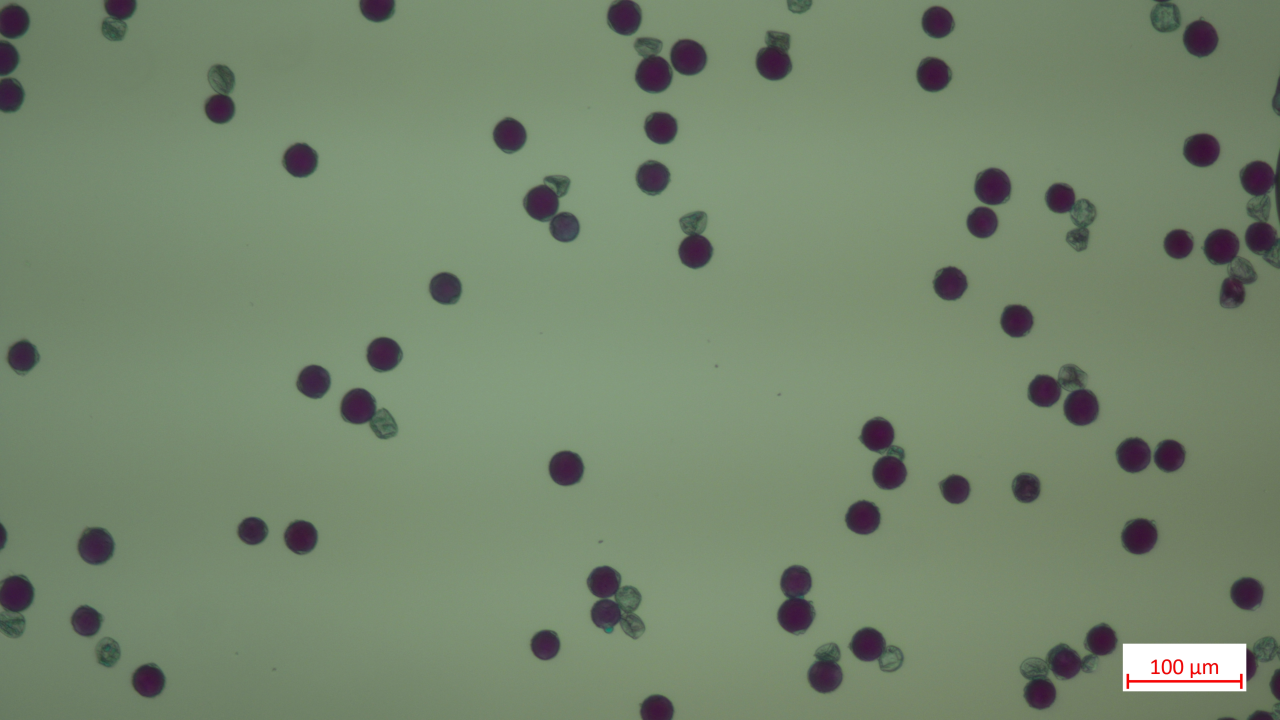
#> input picture input/pollen1.jpg, 3840 x 2160 px (shown at 1/3 size)
$ python cy.py
#> lines starting #> are read from the running program, lines starting #| are printed output that depends on the picture; after the words box and inside, x2 and y2 are one past the last pixel; in counts of white or black regions, pixels touching at a corner belong together
#################################################
# manual count values
#   pollen1 = 68 dark, 27 light (95 total)
#   pollen2 = 33 dark, 80 light (113 total)
#################################################


import cv2 as cv
import numpy as np
import matplotlib.pyplot as plt

# util fxn; scale output to fit in screen
def smolShow(img, caption):
    scale_percent = 20                               # percent of original size
    width = int(img.shape[1] * scale_percent / 100)
    height = int(img.shape[0] * scale_percent / 100)
    dim = (width, height)

    resized = cv.resize(img, dim, interpolation = cv.INTER_AREA)

    cv.imshow(caption, resized)

# read image
img = cv.imread('./input/pollen1.jpg')
#> img is the input picture: shape (2160, 3840, 3); mean B, G, R 109.1, 134.1, 117.3

# grayscale image
img_gray = cv.cvtColor(img, cv.COLOR_BGR2GRAY)
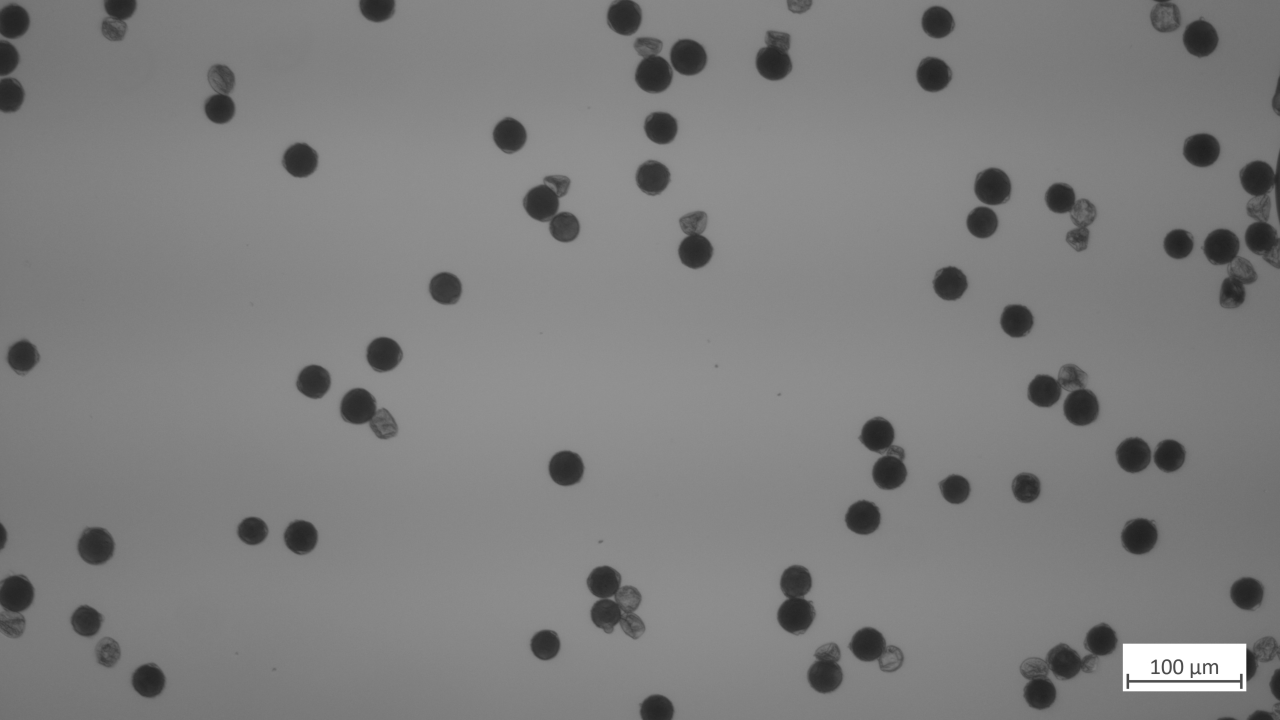
#> img_gray: shape (2160, 3840) (shown at 1/3 size); min 29, max 255, mean 126.2

# remove noise by using Gaussian blur
img_blur = cv.GaussianBlur(img_gray, (7,7), 0)

# use canny edge detection to get object edges
img_canny = cv.Canny(img_blur, 30, 35)
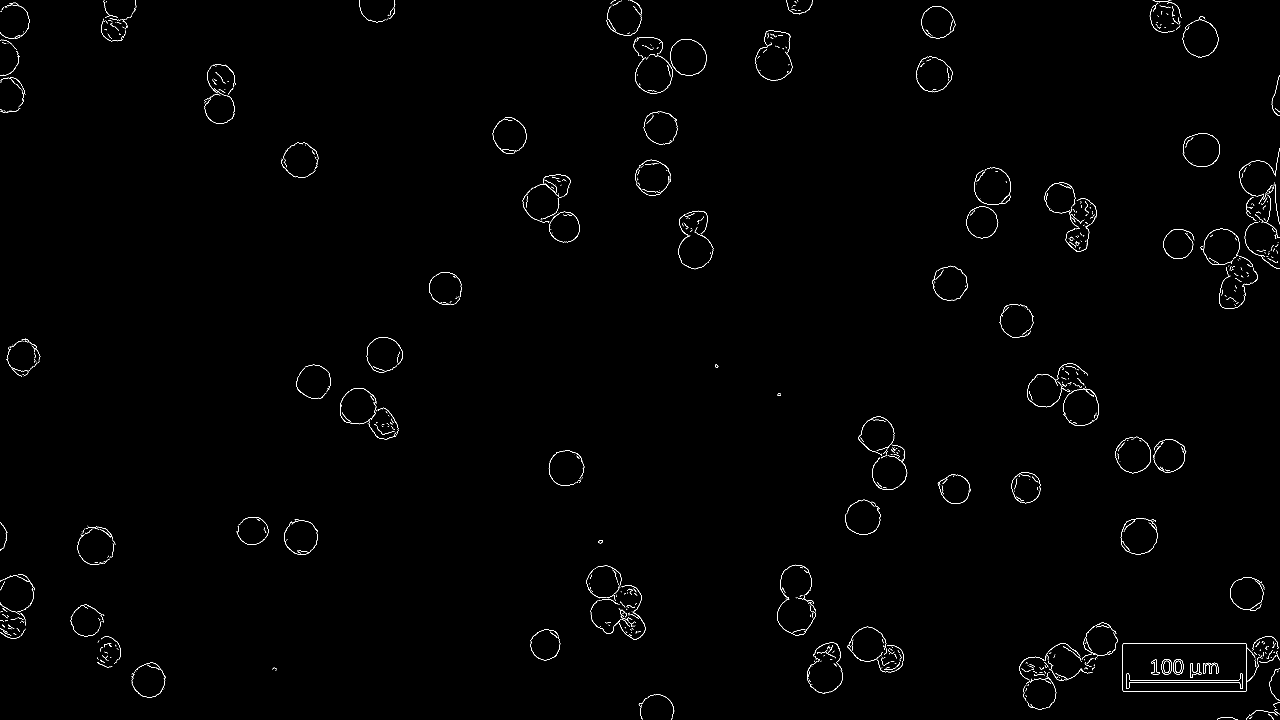
#> img_canny: shape (2160, 3840) (shown at 1/3 size); 0.48% white in thin lines or dots

# morphological operations
kernel = np.ones((5,5), np.uint8)
#img_erode = cv.erode(img_canny, kernel, iterations = 1)
img_dilate = cv.dilate(img_canny, kernel, iterations = 1)
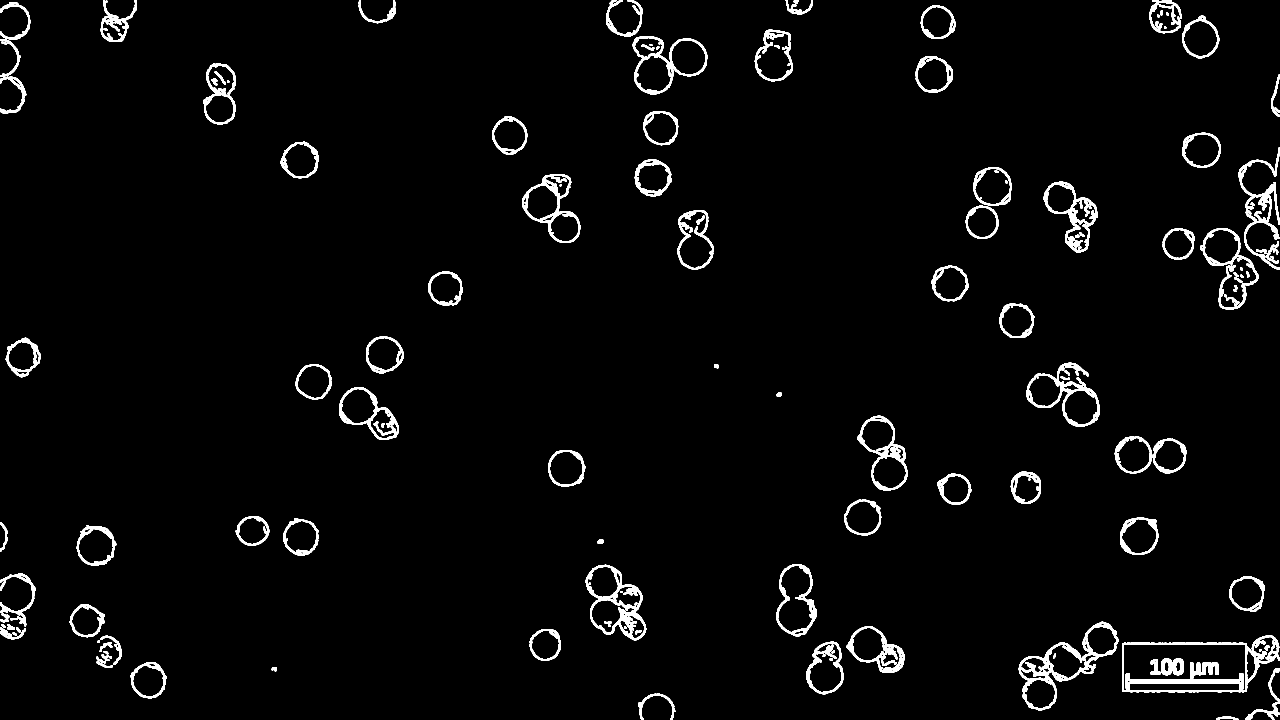
#> img_dilate: shape (2160, 3840) (shown at 1/3 size); 2.8% white; 163 white regions
#img_open = cv.morphologyEx(img_canny, cv.MORPH_OPEN, kernel)
#img_close = cv.morphologyEx(img_canny, cv.MORPH_CLOSE, kernel)

# find and draw edges/contours
count, hierarchy = cv.findContours(img_dilate.copy(), cv.RETR_EXTERNAL, cv.CHAIN_APPROX_NONE)
#> count = 116 contours; largest, box (x1, y1, x2, y2) and area: (3366, 1906, 3840, 2077) 59860, (1757, 1694, 1939, 1921) 26592, (1898, 109, 2123, 283) 25641, (3056, 1865, 3355, 2132) 22386, (3079, 1088, 3299, 1280) 21578
rgb = cv.cvtColor(img, cv.COLOR_BGR2RGB)
cv.drawContours(rgb, count, -1, (0, 0, 255), 2)
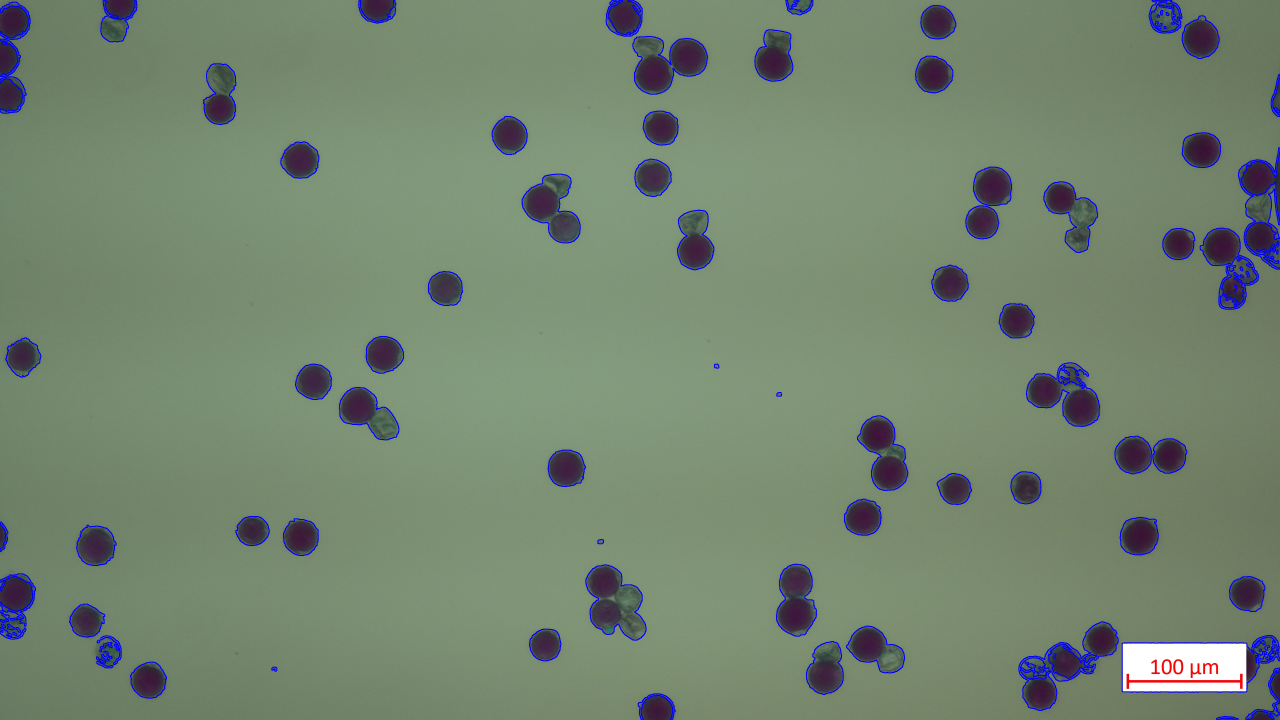
#> rgb: shape (2160, 3840, 3) (shown at 1/3 size); mean R, G, B 115.8, 132.4, 111.6

# show images
smolShow(img, "default")
smolShow(img_gray, "grayscaled")
smolShow(img_blur, "blurred")
smolShow(img_canny, "canny")
#smolShow(img_erode, "eroded")
smolShow(img_dilate, "dilated")
#> in smolShow (call 5), `resized = cv.resize(img, dim, interpolation = cv.INTER_AREA)`:
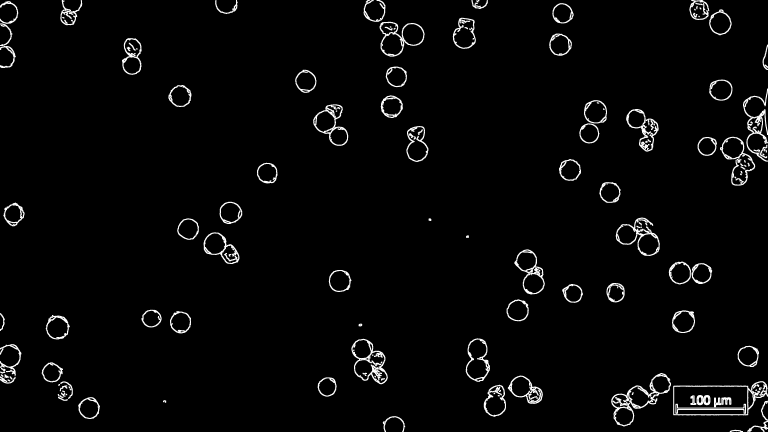
#> resized: shape (432, 768); min 0, max 255, mean 7.2
#smolShow(img_close, "closing")
#smolShow(img_open, "opening")
smolShow(rgb, "contours")
#> in smolShow (call 6), `resized = cv.resize(img, dim, interpolation = cv.INTER_AREA)`:
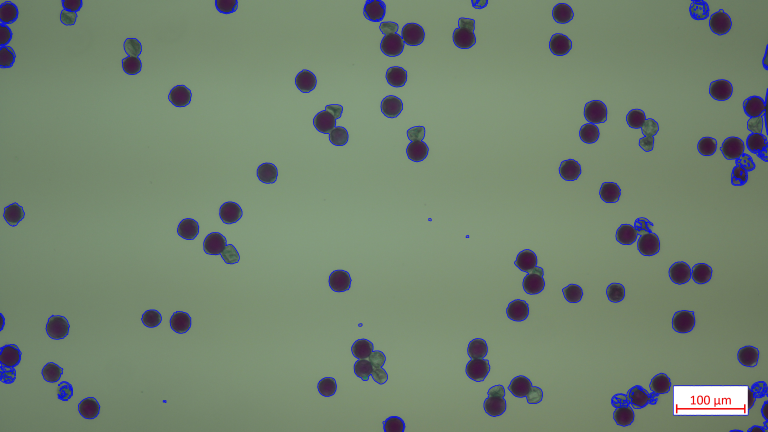
#> resized: shape (432, 768, 3); mean R, G, B 115.8, 132.4, 111.6

cv.waitKey(0)
cv.destroyAllWindows()

# print counts
print("Number of pollen detected: ", len(count))        # pollen1 manual count = 95, pollen2 = 113
#| Number of pollen detected:  116

# save image
#cv.imwrite('./outbin/gray.jpg', img_gray)
#cv.imwrite('./outbin/blur.jpg', img_blur)
#cv.imwrite('./outbin/canny.jpg', img_canny)
cv.imwrite('./outbin/dilate.jpg', img_dilate)
cv.imwrite('./outbin/rgb.jpg', rgb)

print("Operation Done")

$ run again, with input/pollen2.jpg copied over input/pollen1.jpg
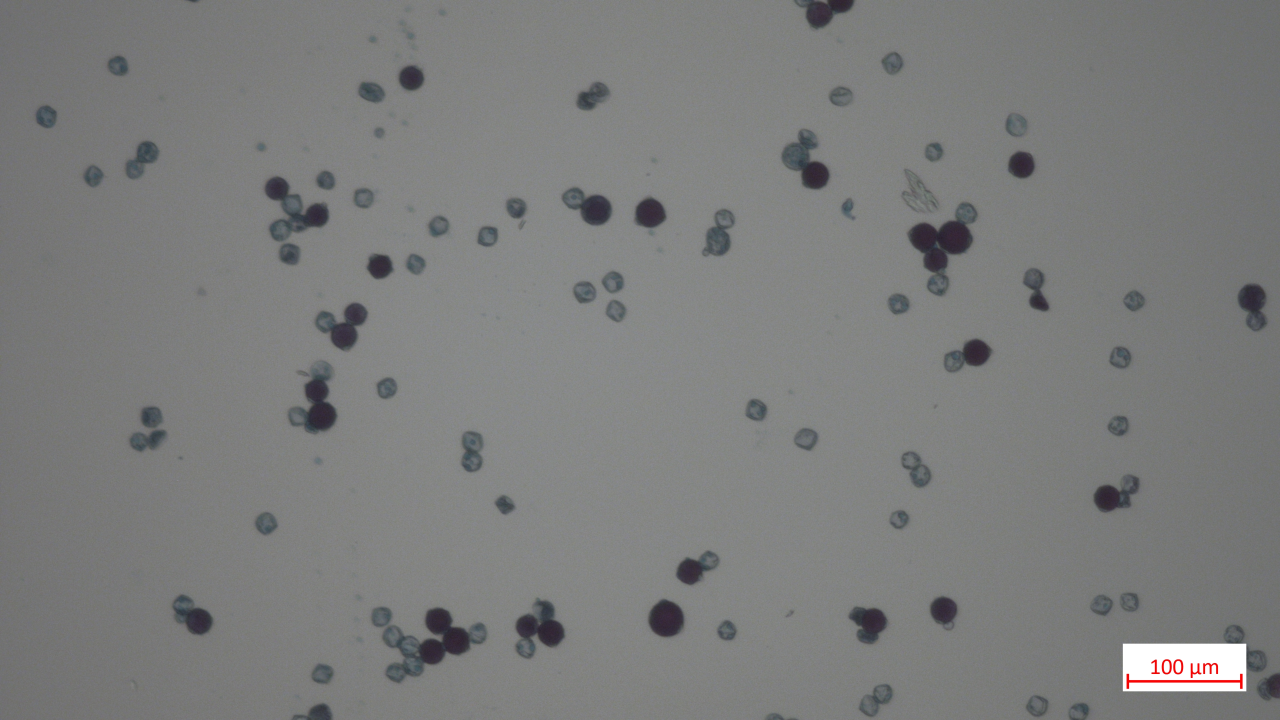
#> input picture input/pollen2.jpg, 3840 x 2160 px (shown at 1/3 size)
#> img is the input picture: shape (2160, 3840, 3); mean B, G, R 124.1, 124.6, 123.7
#> `img_canny = cv.Canny(img_blur, 30, 35)`:
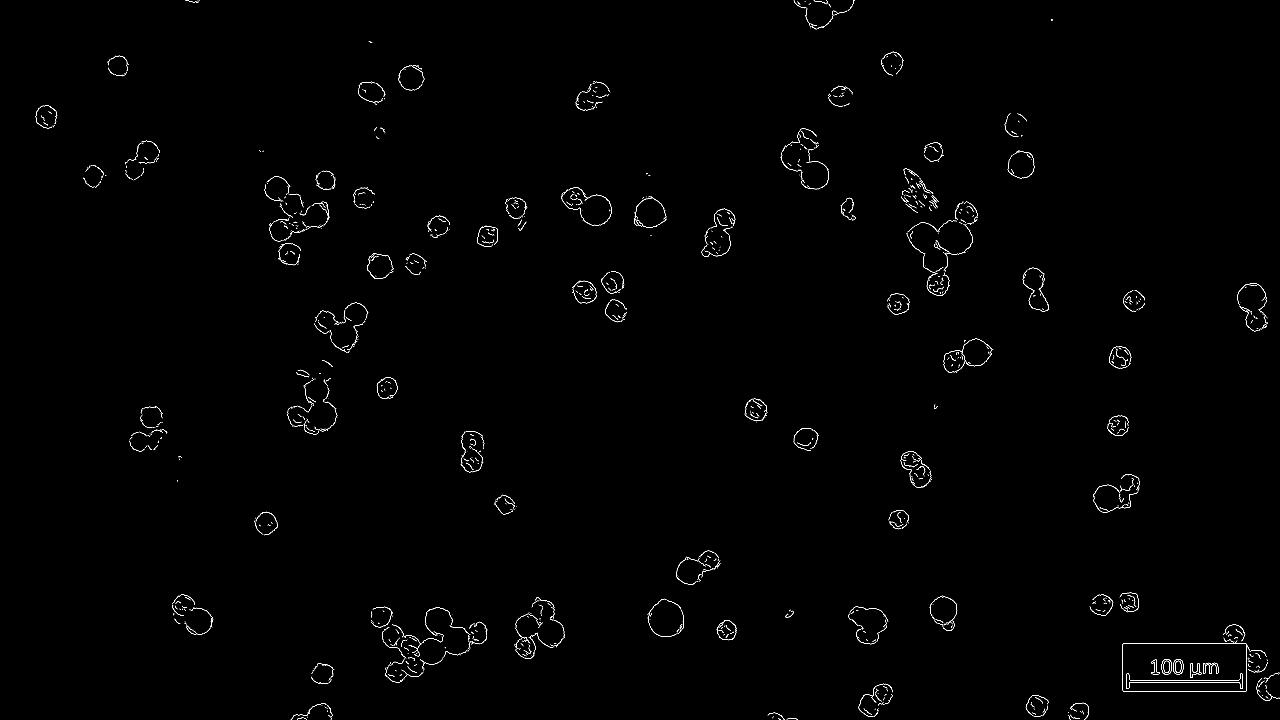
#> img_canny: shape (2160, 3840) (shown at 1/3 size); 0.42% white in thin lines or dots
#> img_dilate: shape (2160, 3840); 2.6% white; 260 white regions
#> count = 198 contours; largest, box (x1, y1, x2, y2) and area: (3366, 1911, 3805, 2077) 56846, (2716, 602, 2935, 890) 28472, (2340, 383, 2489, 570) 14662, (941, 906, 1107, 1060) 13759, (1681, 559, 1838, 679) 11344
#> resized: shape (432, 768)
#> in smolShow (call 6), `resized = cv.resize(img, dim, interpolation = cv.INTER_AREA)`:
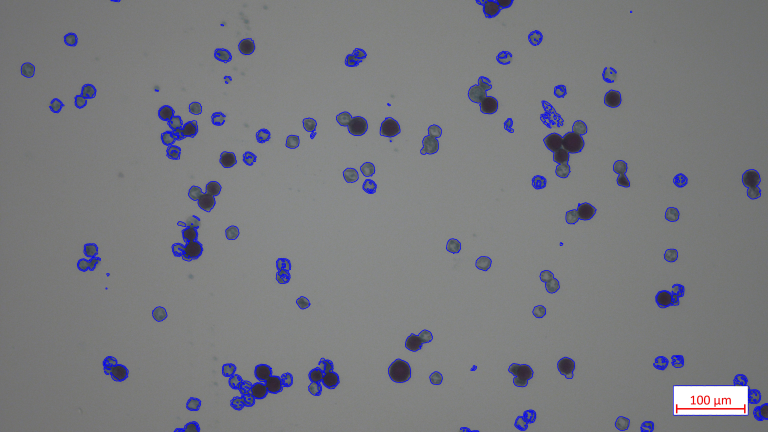
#> resized: shape (432, 768, 3); mean R, G, B 122, 122.8, 126.7
#| Number of pollen detected:  198
